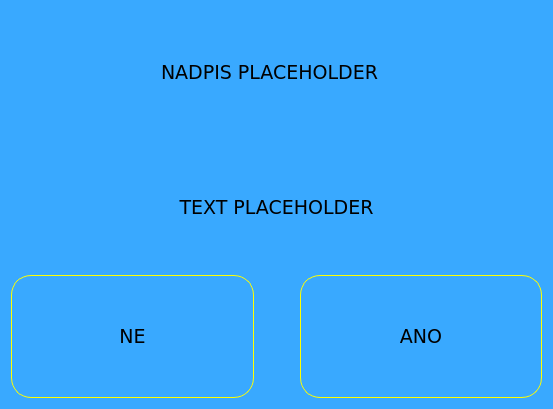
<?xml version="1.0" encoding="UTF-8"?>
<ui version="4.0">
 <class>dlg_ask</class>
 <widget class="QDialog" name="dlg_ask">
  <property name="geometry">
   <rect>
    <x>0</x>
    <y>0</y>
    <width>553</width>
    <height>409</height>
   </rect>
  </property>
  <property name="windowTitle">
   <string>Dialog</string>
  </property>
  <property name="styleSheet">
   <string notr="true">background-color: rgb(57, 169, 255);
border-radius: 20px;
</string>
  </property>
  <layout class="QVBoxLayout" name="verticalLayout">
   <item>
    <layout class="QHBoxLayout" name="horizontalLayout">
     <item>
      <spacer name="horizontalSpacer">
       <property name="orientation">
        <enum>Qt::Horizontal</enum>
       </property>
       <property name="sizeType">
        <enum>QSizePolicy::Fixed</enum>
       </property>
       <property name="sizeHint" stdset="0">
        <size>
         <width>150</width>
         <height>20</height>
        </size>
       </property>
      </spacer>
     </item>
     <item>
      <widget class="QLabel" name="label_title">
       <property name="font">
        <font>
         <family>Verdana</family>
         <pointsize>14</pointsize>
        </font>
       </property>
       <property name="text">
        <string>NADPIS PLACEHOLDER</string>
       </property>
      </widget>
     </item>
     <item>
      <spacer name="horizontalSpacer_3">
       <property name="orientation">
        <enum>Qt::Horizontal</enum>
       </property>
       <property name="sizeType">
        <enum>QSizePolicy::Fixed</enum>
       </property>
       <property name="sizeHint" stdset="0">
        <size>
         <width>150</width>
         <height>20</height>
        </size>
       </property>
      </spacer>
     </item>
    </layout>
   </item>
   <item>
    <spacer name="verticalSpacer">
     <property name="orientation">
      <enum>Qt::Vertical</enum>
     </property>
     <property name="sizeType">
      <enum>QSizePolicy::Fixed</enum>
     </property>
     <property name="sizeHint" stdset="0">
      <size>
       <width>12</width>
       <height>5</height>
      </size>
     </property>
    </spacer>
   </item>
   <item>
    <widget class="QLabel" name="label_text">
     <property name="font">
      <font>
       <family>Verdana</family>
       <pointsize>14</pointsize>
      </font>
     </property>
     <property name="text">
      <string>TEXT PLACEHOLDER</string>
     </property>
     <property name="alignment">
      <set>Qt::AlignCenter</set>
     </property>
    </widget>
   </item>
   <item>
    <layout class="QHBoxLayout" name="horizontalLayout_3">
     <item>
      <widget class="QPushButton" name="PB_No">
       <property name="sizePolicy">
        <sizepolicy hsizetype="Preferred" vsizetype="Preferred">
         <horstretch>0</horstretch>
         <verstretch>0</verstretch>
        </sizepolicy>
       </property>
       <property name="font">
        <font>
         <family>Verdana</family>
         <pointsize>14</pointsize>
        </font>
       </property>
       <property name="styleSheet">
        <string notr="true">QPushButton{border-radius: 20px;
border: 1px solid yellow;
}
QPushButton:hover{  background: qlineargradient(spread:reflect, x1:0.1, y1:0.5, x2:1, y2:0, stop:0 rgba(160, 220, 255,255), stop:1 rgba(160, 220, 255, 255));
}</string>
       </property>
       <property name="text">
        <string>NE</string>
       </property>
      </widget>
     </item>
     <item>
      <spacer name="horizontalSpacer_2">
       <property name="orientation">
        <enum>Qt::Horizontal</enum>
       </property>
       <property name="sizeType">
        <enum>QSizePolicy::Preferred</enum>
       </property>
       <property name="sizeHint" stdset="0">
        <size>
         <width>40</width>
         <height>20</height>
        </size>
       </property>
      </spacer>
     </item>
     <item>
      <widget class="QPushButton" name="PB_Yes">
       <property name="sizePolicy">
        <sizepolicy hsizetype="Preferred" vsizetype="Preferred">
         <horstretch>0</horstretch>
         <verstretch>0</verstretch>
        </sizepolicy>
       </property>
       <property name="font">
        <font>
         <family>Verdana</family>
         <pointsize>14</pointsize>
        </font>
       </property>
       <property name="styleSheet">
        <string notr="true">QPushButton{border-radius: 20px;
border: 1px solid yellow;
}
QPushButton:hover{  background: qlineargradient(spread:reflect, x1:0.1, y1:0.5, x2:1, y2:0, stop:0 rgba(160, 220, 255,255), stop:1 rgba(160, 220, 255, 255));
}</string>
       </property>
       <property name="text">
        <string>ANO</string>
       </property>
      </widget>
     </item>
    </layout>
   </item>
  </layout>
 </widget>
 <resources/>
 <connections/>
</ui>
